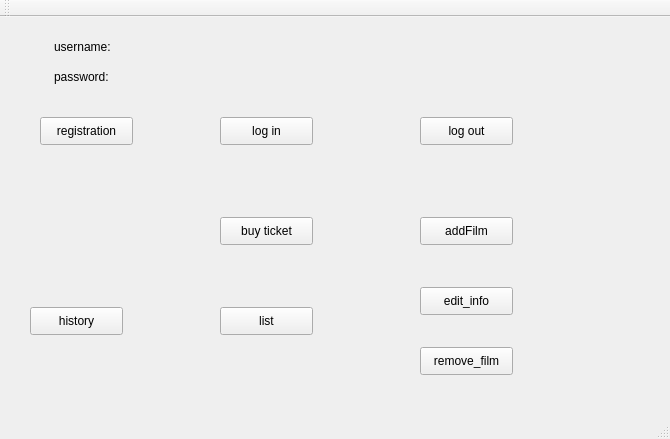
<?xml version="1.0" encoding="UTF-8"?>
<ui version="4.0">
 <class>MainWindow</class>
 <widget class="QMainWindow" name="MainWindow">
  <property name="geometry">
   <rect>
    <x>0</x>
    <y>0</y>
    <width>670</width>
    <height>439</height>
   </rect>
  </property>
  <property name="windowTitle">
   <string>MainWindow</string>
  </property>
  <widget class="QWidget" name="centralWidget">
   <widget class="QPushButton" name="log_in">
    <property name="geometry">
     <rect>
      <x>220</x>
      <y>100</y>
      <width>93</width>
      <height>28</height>
     </rect>
    </property>
    <property name="text">
     <string>log in</string>
    </property>
   </widget>
   <widget class="QPushButton" name="log_out">
    <property name="geometry">
     <rect>
      <x>420</x>
      <y>100</y>
      <width>93</width>
      <height>28</height>
     </rect>
    </property>
    <property name="text">
     <string>log out</string>
    </property>
   </widget>
   <widget class="QLabel" name="name">
    <property name="geometry">
     <rect>
      <x>230</x>
      <y>110</y>
      <width>55</width>
      <height>16</height>
     </rect>
    </property>
    <property name="text">
     <string/>
    </property>
   </widget>
   <widget class="QPushButton" name="buy_ticket">
    <property name="geometry">
     <rect>
      <x>220</x>
      <y>200</y>
      <width>93</width>
      <height>28</height>
     </rect>
    </property>
    <property name="text">
     <string>buy ticket</string>
    </property>
   </widget>
   <widget class="QPushButton" name="registration">
    <property name="geometry">
     <rect>
      <x>40</x>
      <y>100</y>
      <width>93</width>
      <height>28</height>
     </rect>
    </property>
    <property name="text">
     <string>registration</string>
    </property>
   </widget>
   <widget class="QLabel" name="username">
    <property name="geometry">
     <rect>
      <x>54</x>
      <y>20</y>
      <width>61</width>
      <height>20</height>
     </rect>
    </property>
    <property name="text">
     <string>username:</string>
    </property>
   </widget>
   <widget class="QLabel" name="password">
    <property name="geometry">
     <rect>
      <x>54</x>
      <y>50</y>
      <width>61</width>
      <height>20</height>
     </rect>
    </property>
    <property name="text">
     <string>password:</string>
    </property>
   </widget>
   <widget class="QLabel" name="setUsername">
    <property name="geometry">
     <rect>
      <x>200</x>
      <y>20</y>
      <width>55</width>
      <height>16</height>
     </rect>
    </property>
    <property name="text">
     <string/>
    </property>
   </widget>
   <widget class="QLabel" name="setPassword">
    <property name="geometry">
     <rect>
      <x>200</x>
      <y>50</y>
      <width>55</width>
      <height>16</height>
     </rect>
    </property>
    <property name="text">
     <string/>
    </property>
   </widget>
   <widget class="QPushButton" name="add_Film">
    <property name="geometry">
     <rect>
      <x>420</x>
      <y>200</y>
      <width>93</width>
      <height>28</height>
     </rect>
    </property>
    <property name="text">
     <string>addFilm</string>
    </property>
   </widget>
   <widget class="QPushButton" name="edit">
    <property name="geometry">
     <rect>
      <x>420</x>
      <y>270</y>
      <width>93</width>
      <height>28</height>
     </rect>
    </property>
    <property name="text">
     <string>edit_info</string>
    </property>
   </widget>
   <widget class="QPushButton" name="removeFilm">
    <property name="geometry">
     <rect>
      <x>420</x>
      <y>330</y>
      <width>93</width>
      <height>28</height>
     </rect>
    </property>
    <property name="text">
     <string>remove_film</string>
    </property>
   </widget>
   <widget class="QPushButton" name="pushButton_list">
    <property name="geometry">
     <rect>
      <x>220</x>
      <y>290</y>
      <width>93</width>
      <height>28</height>
     </rect>
    </property>
    <property name="text">
     <string>list</string>
    </property>
   </widget>
   <widget class="QPushButton" name="pushButton_history">
    <property name="geometry">
     <rect>
      <x>30</x>
      <y>290</y>
      <width>93</width>
      <height>28</height>
     </rect>
    </property>
    <property name="text">
     <string>history</string>
    </property>
   </widget>
  </widget>
  <widget class="QMenuBar" name="menuBar">
   <property name="geometry">
    <rect>
     <x>0</x>
     <y>0</y>
     <width>670</width>
     <height>26</height>
    </rect>
   </property>
  </widget>
  <widget class="QToolBar" name="mainToolBar">
   <attribute name="toolBarArea">
    <enum>TopToolBarArea</enum>
   </attribute>
   <attribute name="toolBarBreak">
    <bool>false</bool>
   </attribute>
  </widget>
  <widget class="QStatusBar" name="statusBar"/>
 </widget>
 <layoutdefault spacing="6" margin="11"/>
 <resources/>
 <connections/>
</ui>
